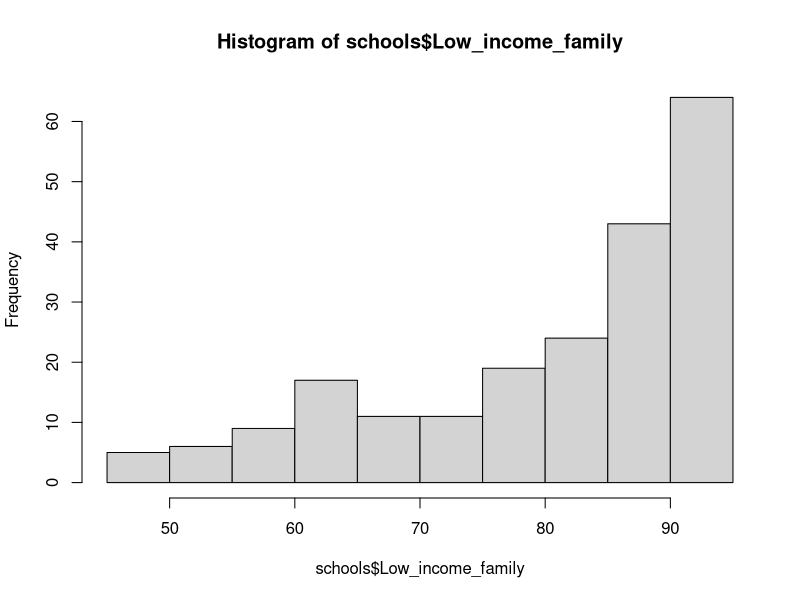
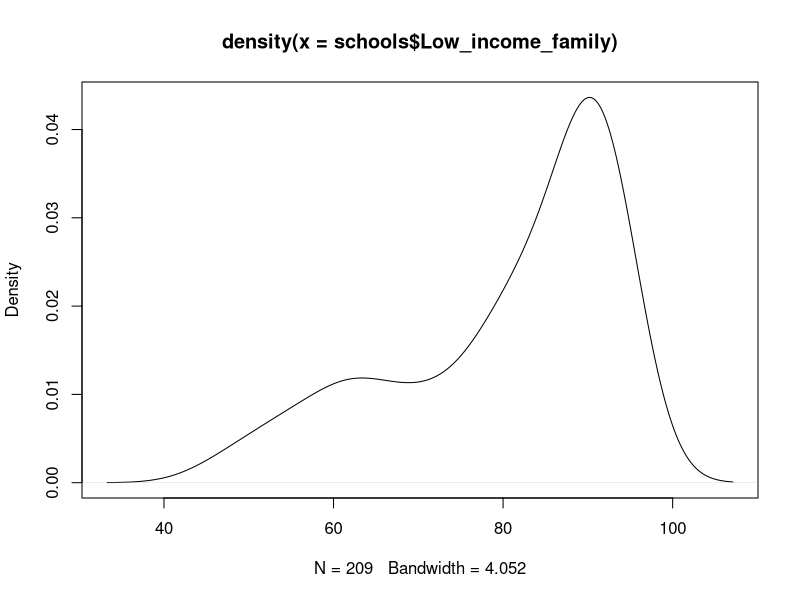
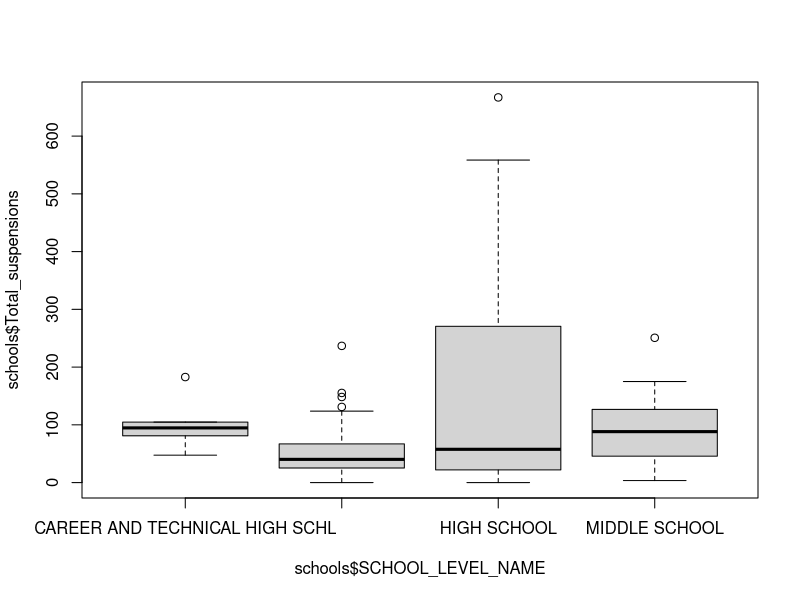
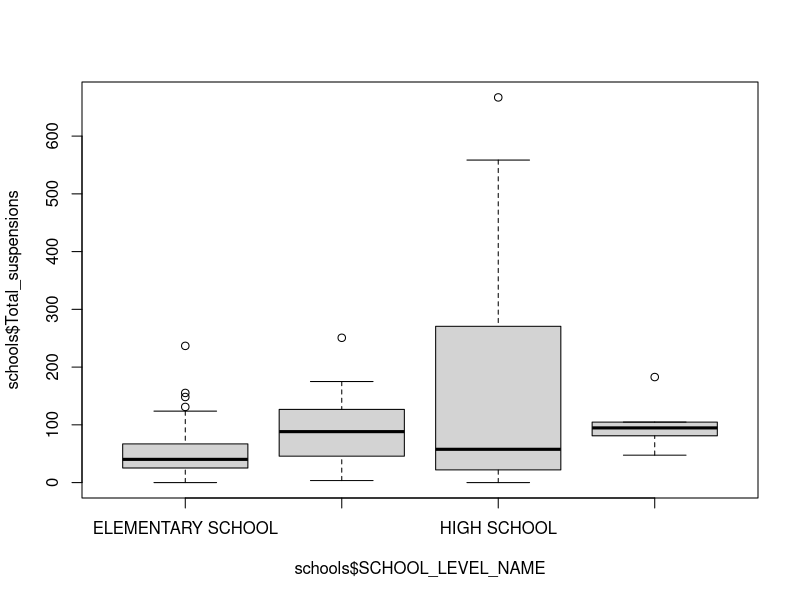
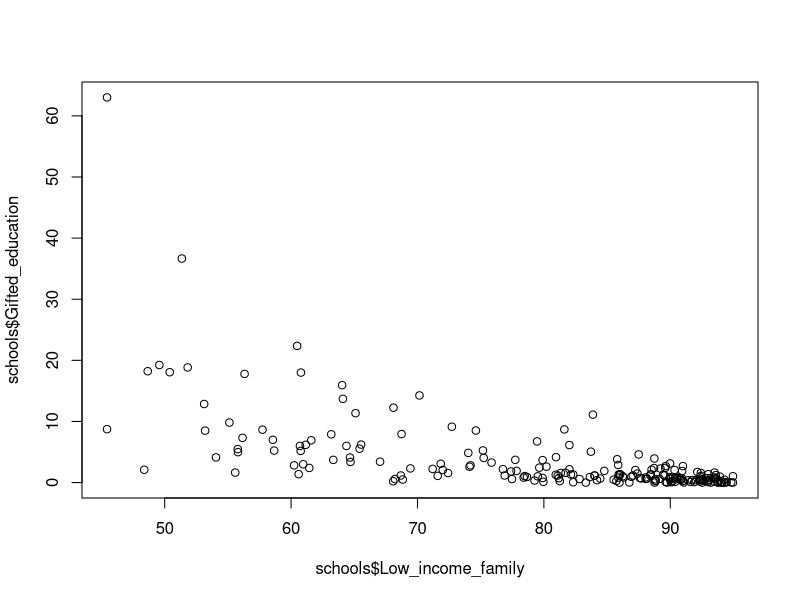
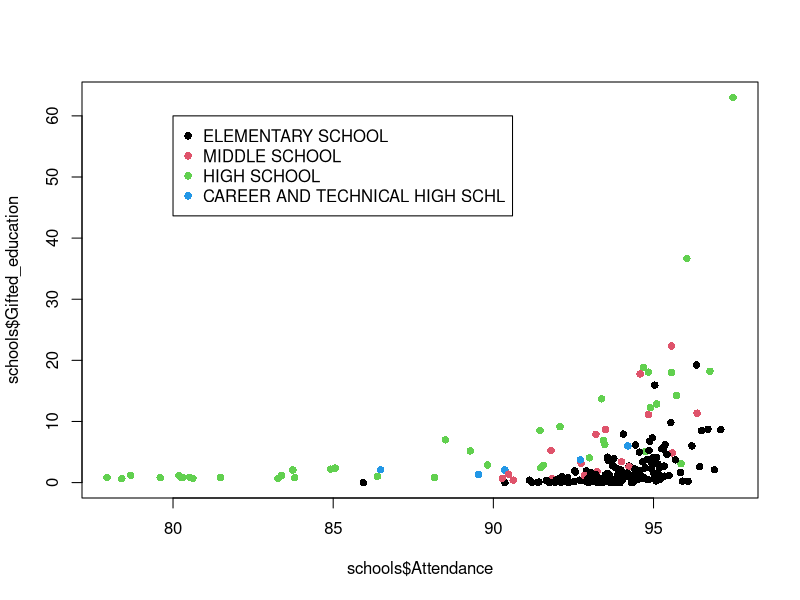
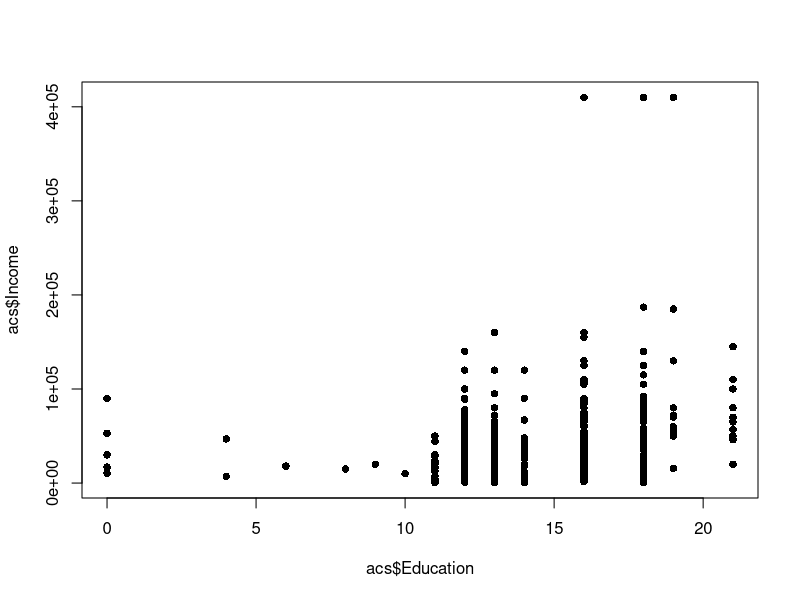

R code for these plots, in order:
## ---- chunk 1
getwd()
## ---- chunk 2
df <- data.frame(
  name = c("John", "Paul", "George", "Ringo"),
  birth = c(1940, 1942, 1943, 1940), 
  instrument = c("guitar", "bass", "guitar", "drums")
)
## ---- chunk 3
View(df)
## ---- chunk 4
aerosmith <- data.frame(
  name = c("Steven Tyler", "Joe Perry", "Tom Hamilton", "Joey Kramer", "Brad Whitford"),
  birth = c(1948, 1950, 1951, 1950, 1952), 
  instrument = c("vocals", "guitar", "bass", "drums", "guitar"),
  status = c("single", "married", "married", "married", "married")
)
View(aerosmith)
## ---- chunk 5
schools <- read.csv("Philly_schools.csv", stringsAsFactors = FALSE)

View(schools)
## ---- chunk 6
class(schools$SCHOOL_NAME_1)
## ---- chunk 7
class(schools$Average_salary)

## ---- chunk 8
class(schools$SCHOOL_LEVEL_NAME)
## ---- chunk 9
schools$SCHOOL_LEVEL_NAME <- as.factor(schools$SCHOOL_LEVEL_NAME)
## ---- chunk 10
class(schools$SCHOOL_LEVEL_NAME)
## ---- chunk 11
levels(schools$SCHOOL_LEVEL_NAME)
## ---- chunk 12
mean(schools$Total_suspensions)
summary(schools$Total_suspensions)
## ---- chunk 13
schools$NewEnrollmentProp<- (schools$New_student / schools$Enrollment)*100
summary(schools$NewEnrollmentProp)
## ---- chunk 14
table(schools$SCHOOL_LEVEL_NAME)
## ---- chunk 15
aggregate(schools$Total_suspensions, by=list(schools$SCHOOL_LEVEL_NAME), FUN=mean)
## ---- chunk 16
sort(schools$SCHOOL_NAME_1)
## ---- chunk 17

## ---- chunk 18

## ---- chunk 19

## ---- chunk 20
hist(schools$Low_income_family)
## ---- chunk 21
plot(density(schools$Low_income_family))
## ---- chunk 22
boxplot(schools$Total_suspensions ~ schools$SCHOOL_LEVEL_NAME)
## ---- chunk 23
schools$SCHOOL_LEVEL_NAME<-factor(schools$SCHOOL_LEVEL_NAME, levels = c("ELEMENTARY SCHOOL", "MIDDLE SCHOOL", "HIGH SCHOOL", "CAREER AND TECHNICAL HIGH SCHL"))
levels(schools$SCHOOL_LEVEL_NAME)
## ---- chunk 24
boxplot(schools$Total_suspensions ~ schools$SCHOOL_LEVEL_NAME)
## ---- chunk 25
plot(schools$Low_income_family, schools$Gifted_education)

plot(schools$Attendance, schools$Gifted_education, col = schools$SCHOOL_LEVEL_NAME, pch=16)
legend(x=80, y=60, legend=levels(schools$SCHOOL_LEVEL_NAME), col=c(1:4), pch=16)

## ---- chunk 26

## ---- chunk 27
attach(schools)

mean(Low_income_family)
## ---- chunk 28
acs <- read.csv("acs_orientation.csv", stringsAsFactors = FALSE)
## ---- chunk 29
table(acs$Sex)
## ---- chunk 30
mean(acs$Income)
summary(acs$Income)
## ---- chunk 31
aggregate(acs$Income, by = list(acs$Sex), FUN = mean)
## ---- chunk 32
aggregate(acs$Income, by = list(acs$Race), FUN = mean)
## ---- chunk 33
plot(acs$Education, acs$Income, pch=16)
